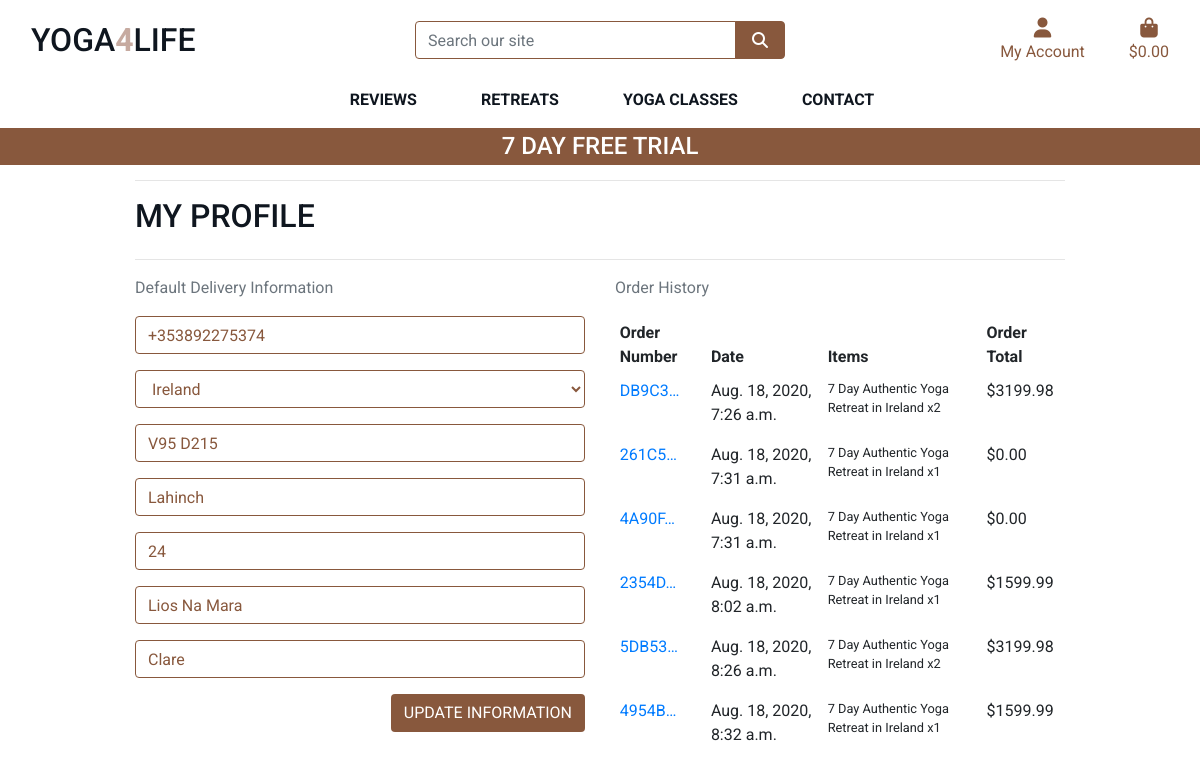
The page /profile/ (signed in) on the database as committed earlier.
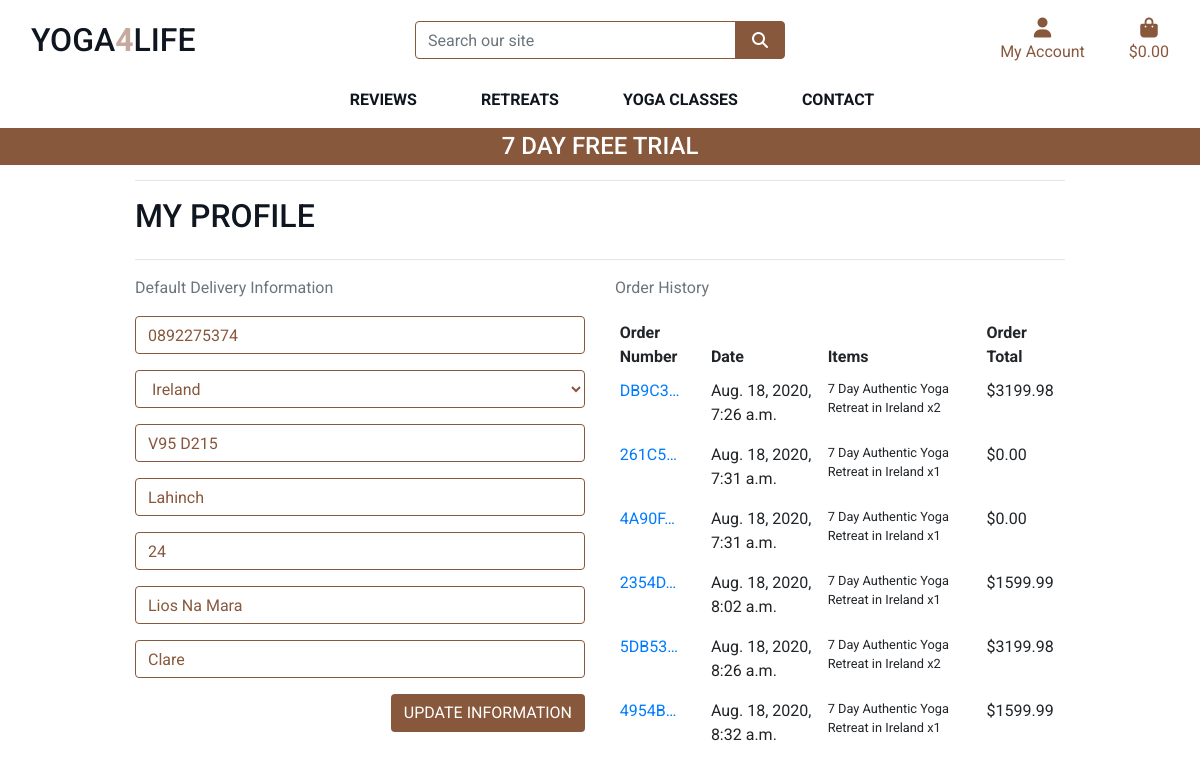
The same page on the database as committed later.
### profiles/models.py (models this page shows, shortened)
class UserProfile(models.Model):
    user = models.OneToOneField(User, on_delete=models.CASCADE)
    default_phone_number = models.CharField(max_length=20, null=True, blank=True)
    default_country = CountryField(blank_label='Country', null=True, blank=True)
    default_postcode = models.CharField(max_length=20, null=True, blank=True)
    default_town_or_city = models.CharField(max_length=40, null=True, blank=True)
    default_street_address1 = models.CharField(max_length=80, null=True, blank=True)
    default_street_address2 = models.CharField(max_length=80, null=True, blank=True)
    default_county = models.CharField(max_length=80, null=True, blank=True)

### checkout/models.py (models this page shows, shortened)
class Order(models.Model):
    order_number = models.CharField(max_length=32, null=False, editable=False)
    user_profile = models.ForeignKey(UserProfile, on_delete=models.SET_NULL,
                                     null=True, blank=True, related_name='orders')
    full_name = models.CharField(max_length=50, null=False, blank=False)
    email = models.EmailField(max_length=254, null=False, blank=False)
    phone_number = models.CharField(max_length=20, null=False, blank=False)
    country = CountryField(blank_label='Country *', null=False, blank=False)
    postcode = models.CharField(max_length=20, null=True, blank=True)
    town_or_city = models.CharField(max_length=40, null=False, blank=False)
    street_address1 = models.CharField(max_length=80, null=False, blank=False)
    street_address2 = models.CharField(max_length=80, null=True, blank=True)
    county = models.CharField(max_length=80, null=True, blank=True)
    date = models.DateTimeField(auto_now_add=True)
    order_total = models.DecimalField(max_digits=10, decimal_places=2, null=False, default=0)
    grand_total = models.DecimalField(max_digits=10, decimal_places=2, null=False, default=0)
    original_cart = models.TextField(null=False, blank=False, default='')
    stripe_pid = models.CharField(max_length=254, null=False, blank=False, default='')

class OrderLineItem(models.Model):
    order = models.ForeignKey(Order, null=False, blank=False, on_delete=models.CASCADE, related_name='lineitems')
    retreat = models.ForeignKey(Retreat, null=True, blank=False, on_delete=models.CASCADE)
    class_detail = models.ForeignKey(Class, null=True, blank=False, on_delete=models.CASCADE)
    quantity = models.IntegerField(null=False, blank=False, default=0)
    lineitem_total = models.DecimalField(max_digits=6, decimal_places=2, null=False, blank=False, editable=False)

### retreats/models.py (models this page shows, shortened)
class Retreat(models.Model):
    category = models.ForeignKey('Category', null=True, blank=True, on_delete=models.SET_NULL)
    sku = models.CharField(max_length=254, null=True, blank=True)
    name = models.CharField(max_length=254)
    description = models.TextField()
    price = models.DecimalField(max_digits=6, decimal_places=2)
    rating = models.DecimalField(max_digits=6, decimal_places=2, null=True, blank=True)
    image_url = models.URLField(max_length=1024, null=True, blank=True)
    image = models.ImageField(null=True, blank=True)

### profiles/views.py (the view)
# urls.py: path('', views.profile, name='profile'),
@login_required
def profile(request):
    profile = get_object_or_404(UserProfile, user=request.user)
    if request.method == 'POST':
        form = UserProfileForm(request.POST, instance=profile)
        if form.is_valid():
            form.save()
            messages.success(request, 'Profile updated successfully')
        else:
            messages.error(request, 'Update failed. Please ensure the form is valid.')
    else:
        form = UserProfileForm(instance=profile)
    orders = profile.orders.all()
    template = 'profiles/profile.html'
    context = {
        'form': form,
        'orders': orders,
        'on_profile_page': True
    }
    return render(request, template, context)

### profiles/forms.py
class UserProfileForm(forms.ModelForm):
    class Meta:
        model = UserProfile
        exclude = ('user',)
    def __init__(self, *args, **kwargs):
        super().__init__(*args, **kwargs)
        placeholders = {
            'default_phone_number': 'Phone Number',
            'default_postcode': 'Postal Code',
            'default_town_or_city': 'Town or City',
            'default_street_address1': 'Street Address 1',
            'default_street_address2': 'Street Address 2',
            'default_county': 'County, State or Locality',
        }
        self.fields['default_phone_number'].widget.attrs['autofocus'] = True
        for field in self.fields:
            if field != 'default_country':
                if self.fields[field].required:
                    placeholder = f'{placeholders[field]} *'
                else:
                    placeholder = placeholders[field]
                self.fields[field].widget.attrs['placeholder'] = placeholder
            self.fields[field].widget.attrs['class'] = 'border-brown rounded-1 profile-form-input'
            self.fields[field].label = False

### cart/contexts.py (called while the page is built, shortened)
def cart_contents(request):
    cart_items = []
    total = 0
    product_count = 0
    cart = request.session.get('cart', {})
    grand_total = total
    context = {
        'cart_items': cart_items,
        'total': total,
        'retreat_count': product_count,
        'grand_total': grand_total,
    }
    return context

### profiles/templates/profiles/profile.html (shortened to what this page needs)
{% extends "base.html" %}
{% load static %}
{% block extra_css %}
    <link rel="stylesheet" href="{% static 'profiles/css/profile.css' %}">
{% endblock %}
{% block page_header %}
    <div class="container header-container">
    </div>
{% endblock %}
{% block content %}
    <div class="container">
        <div class="row">
            <div class="col">
                <hr>
                <h2 class="logo-font mb-4">My Profile</h2>
                <hr>
            </div>
        </div>
        <div class="row">
            <div class="col-12 col-lg-6">
                <p class="text-muted">Default Delivery Information</p>
                <form class="mt-3" action="{% url 'profile' %}" method="POST" id="profile-update-form">
                    {{ form|crispy }}
                    <button class="btn btn-brown rounded-1 text-uppercase float-right">Update Information</button>
                </form>
            </div>
            <div class="col-12 col-lg-6">
                <p class="text-muted">Order History</p>
               <div class="order-history table-responsive">
                    <table class="table table-sm table-borderless">
                        <thead>
                            <tr>
                                <th>Order Number</th>
                                <th>Date</th>
                                <th>Items</th>
                                <th>Order Total</th>
                            </tr>
                        </thead>
                        <tbody>
                            {% for order in orders %}
                                <tr>
                                    <td>
                                        <a href="{% url 'order_history' order.order_number %}"
                                        title="{{ order.order_number }}">
                                            {{ order.order_number|truncatechars:6 }}
                                        </a>
                                    </td>
                                    <td>{{ order.date }}</td>
                                    <td>
                                        <ul class="list-unstyled">
                                            {% for item in order.lineitems.all %}
                                                <li class="small">
                                                    {{ item.retreat.name }} x{{ item.quantity }}
                                                </li>
                                            {% endfor %}
                                        </ul>
                                    </td>
                                    <td>${{ order.grand_total }}</td>
                                </tr>
                            {% endfor %}
                        </tbody>
                    </table>
                </div>
            </div>
        </div>
{% endblock %}

### templates/base.html (shortened to what this page needs)
{% load static %}
<!doctype html>
<html lang="en">
  <head>
    {% block corecss %}
        <link rel="stylesheet" href="https://stackpath.bootstrapcdn.com/bootstrap/4.4.1/css/bootstrap.min.css">
        <link rel="stylesheet" href="{% static 'css/base.css' %}">
    {% endblock %}
    {% block extra_css %}
    {% endblock %}
  </head>
  <body>
     <header class="container-fluid fixed-top">
        <div id="topnav" class="row bg-white pt-lg-2 d-none d-lg-flex">
            <div class="col-12 col-lg-4 my-auto py-1 py-lg-0 text-center text-lg-left">
                <a href="{% url 'home' %}" class="nav-link main-logo-link">
                    <h2 class="logo-font text-black my-0">Yoga<strong class="text-pink">4</strong>Life</h2>
                </a>
            </div>
            <div class="col-12 col-lg-4 my-auto py-1 py-lg-0">
                <form method="GET" action="{% url 'retreats' %}">
                    <div class="input-group w-100">
                        <input class="form-control border border-brown rounded-1" type="text" name="q" placeholder="Search our site">
                        <div class="input-group-append">
                            <button class="form-control btn btn-brown border border-brown rounded-1" type="submit">
                                <span class="icon">
                                    <i class="fas fa-search"></i>
                                </span>
                            </button>
                        </div>
                    </div>
                </form>
            </div>
            <div class="col-12 col-lg-4 my-auto py-1 py-lg-0">
                <ul class="list-inline list-unstyled text-center text-lg-right my-0">
                    <li class="list-inline-item dropdown">
                        <a class="text-black nav-link" href="#" id="user-options" data-toggle="dropdown" aria-haspopup="true" aria-expanded="false">
                            <div class="text-center text-brown">
                                <div><i class="fas fa-user fa-lg "></i></div>
                                <p class="my-0">My Account</p>
                            </div>
                        </a>
                    </li>
                    <li class="list-inline-item">
                        <a class="{% if grand_total %}text-gold font-weight-bold{% else %}text-brown{% endif %} nav-link" href="{% url 'view_cart' %}">
                            <div class="text-center">
                                <div><i class="fas fa-shopping-bag fa-lg"></i></div>
                                <p class="my-0">
                                    {% if grand_total %}
                                        ${{ grand_total|floatformat:2 }}
                                    {% else %}
                                        $0.00
                                    {% endif %}
                                </p>
                            </div>
                        </a>
                    </li>
                </ul>
            </div>
        </div>
        <div class="row bg-white">
            <nav class="navbar navbar-expand-lg navbar-light w-100">
                {% include 'includes/main-nav.html' %}
            </nav>
        </div>
        <div id="promotions-banner" class="row text-center">
            <div class="col bg-brown text-white">
                <h4 class="logo-font-white my-1">7 Day FREE Trial </h4>
            </div>
        </div>
    </header>
    {% block page_header %}
    {% endblock %}
    {% block content %}
    {% endblock %}
  </body>
</html>

### templates/includes/main-nav.html (shortened to what this page needs)
<div class="collapse navbar-collapse" id="main-nav">
    <ul class="navbar-nav w-auto mx-auto">
        <li class="nav-item dropdown">
            <a class="logo-font font-weight-bold nav-link text-black mr-5" href="#" id="membership-link" data-toggle="dropdown" aria-haspopup="true" aria-expanded="false">
                Reviews
            </a>
        </li>
        <li class="nav-item dropdown">
            <a class="logo-font font-weight-bold nav-link text-black mr-5" href="#" id="retreats-link" data-toggle="dropdown" aria-haspopup="true" aria-expanded="false">
                Retreats
            </a>
        </li>
        <li class="nav-item dropdown">
            <a class="logo-font font-weight-bold nav-link text-black mr-5" href="#" id="yoga-classes-link" data-toggle="dropdown" aria-haspopup="true" aria-expanded="false">
                Yoga Classes
            </a>
        </li>
        <li class="nav-item dropdown">
            <a class="logo-font font-weight-bold nav-link text-black" href="#" id="contact-link" data-toggle="dropdown" aria-haspopup="true" aria-expanded="false">
                Contact
            </a>
        </li>
    </ul>
</div>

### static/css/base.css (style rules this page uses)
html { height: 100%; }
body { height: calc(100vh - 164px); color: #555; font-family: 'Roboto', sans-serif; }
.icon { align-items: center; display: inline-flex; justify-content: center; height: 1.5rem; width: 1.5rem; }
.logo-font { text-transform: uppercase; color: #0f161f; }
.logo-font-white { text-transform: uppercase; color: white; }
.main-logo-link { width: fit-content; }
.btn-brown { background: #88583d; color: white; }
.text-pink { color:#c6aaa0 !important; }
.text-brown { color: #88583d; }
.text-black { color:#0f161f !important; }
.border-brown { border: 1px solid #88583d !important; }
.bg-brown { background: #88583d; }
@media (min-width: 1200px) { .container { max-width: 80%; } }
@media (min-width: 992px) { .header-container { padding-top: 164px; } }

### profiles/static/profiles/css/profile.css (style rules this page uses)
#profile-update-form .form-control { color: #88583d; }
#profile-update-form input::placeholder { color: #aab7c4; }
#id_default_country, #id_default_country option:not(:first-child) { color: #88583d; }

Rows that differ between the two databases and show on the page:
changed UserProfile "Ireland": default_phone_number "+353892275374" → "0892275374"
